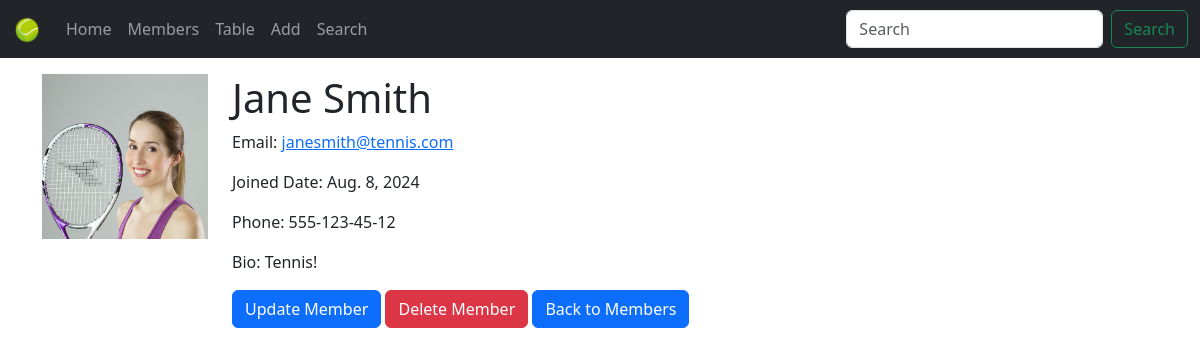
/all_members/details/jane-smith/, run on the app's committed database.
### members/models.py (models this page shows, shortened)
class Member(models.Model):
    firstname = models.CharField(max_length=255)
    lastname = models.CharField(max_length=255)
    email = models.EmailField(max_length=255, unique=True, blank=True)
    joined_date = models.DateField(null=True)
    slug = models.SlugField(default="", null=False)
    bio = models.TextField(max_length=500, blank=True, null=True)
    profile_image = models.ImageField(upload_to='members/', blank=True, null=True) # New.
    phone_number = models.CharField(max_length=50, blank=True, null=True) # New.

### members/views.py (the view)
# urls.py: path('all_members/details/<slug:slug>/', view=views.details, name='details'),
def details(request, slug):
    my_member = models.Member.objects.get(slug=slug)
    tmp = loader.get_template('details.html')
    ctx = {'member': my_member}
    return HttpResponse(tmp.render(context=ctx, request=request))

### templates/details.html (shortened to what this page needs)
{% extends "master.html" %}
{% load static %}
{% block content %}
    <div class="row">
        <div class="col-2">
            {% if member.profile_image %}
                <img src="{{ member.profile_image.url }}" class="card-img-top" alt="{{ member.firstname }}">
            {% else %}
                <img src="{% static 'default_profile_pic.png' %}" class="card-img-top" alt="Default image">
            {% endif %}
        </div>
        <div class="col-10">
            <h1>{{ member.firstname }} {{ member.lastname }}</h1>
            <p>Email: <a href="mailto:{{ member.email }}">{{ member.email }}</a></p>
            <p>Joined Date: {{ member.joined_date }}</p>
            <p>Phone: {{ member.phone_number }}</p>
            <p>Bio: {% if member.bio %}{{ member.bio }}{% else %}Member bio is unavailable{% endif %}</p>
            <a href="{% url 'update_member' member.slug %}" class="btn btn-primary">Update Member</a>
            <a href="{% url 'delete_member' member.slug %}" class="btn btn-danger">Delete Member</a>
            <a href="{% url 'all_members' %}" class="btn btn-primary">Back to Members</a>
        </div>
    </div>
{% endblock %}

### data on the page
Member: profile_image (picture), firstname "Jane", lastname "Smith", email "janesmith@tennis.com", joined_date "Aug. 8, 2024", phone_number "555-123-45-12", bio "Tennis!"
